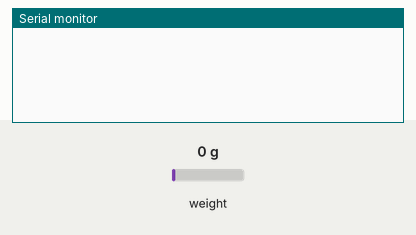
A program run on a simulated ESP32. Shown: the last lines printed to the serial monitor. The inputs (shaded band) are chosen by the test bench; at power-on: weight on the scale 0 g.

Above: at 1.2 s.
1.3 s: weight on the scale set to 100 g
At 2.5 s:
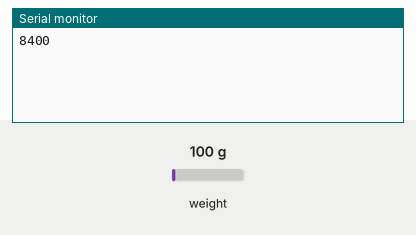
4.3 s: weight on the scale set to 1250 g
At 4.9 s:
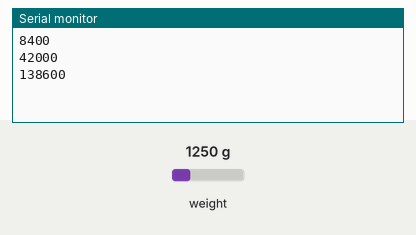
Timing chart, 0 to 7.3 s (numbered marks = the images above; inputs shaded):
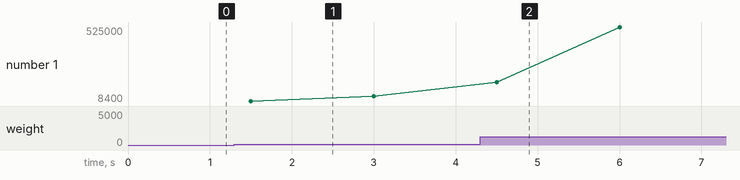

Measured:
- after the input at 1.3 s, the serial monitor: prints a new line after 0.20 s (image 1)
- after the input at 4.3 s, the serial monitor: prints a new line after 0.20 s (image 2)
- plotted number 1: 42000 → 525000 after the input at 4.3 s

The program:

main.cpp
```cpp
// #include <Arduino.h>

// // ==== MPS20N + AD620 ====
// #define SENSOR_PIN 34
// #define VREF 3.3
// #define GAIN 5.5 // hệ số khuếch đại thực tế
// #define VCC 4.6
// #define SENS 0.2e-3 // V/V/Pa

// // ==== MX1508 ====
// #define IN1 16
// #define IN2 17
// #define IN3 25
// #define IN4 33
// #define CH_MOTOR 0
// #define CH_VALVE 1

// // ==== Ngưỡng áp suất (kPa) ====
// #define P_LOW 5.0   // bật bơm khi < 5 kPa
// #define P_HIGH 10.0 // tắt bơm khi > 10 kPa

// // ==== Hàm motor & valve ====
// void motorRun(uint8_t pwm)
// {
//   ledcWrite(CH_MOTOR, pwm);
//   digitalWrite(IN2, LOW);
// }

// void motorStop()
// {
//   ledcWrite(CH_MOTOR, 0);
//   digitalWrite(IN2, LOW);
// }

// void valveOn()
// {
//   ledcWrite(CH_VALVE, 85); // duty ~3V từ 9V
//   digitalWrite(IN4, LOW);
// }

// void valveOff()
// {
//   ledcWrite(CH_VALVE, 0);
//   digitalWrite(IN4, LOW);
// }

// void setup()
// {
//   Serial.begin(9600);

//   // PWM setup
//   ledcSetup(CH_MOTOR, 1000, 8);
//   ledcSetup(CH_VALVE, 1000, 8);
//   ledcAttachPin(IN1, CH_MOTOR);
//   ledcAttachPin(IN3, CH_VALVE);

//   pinMode(IN2, OUTPUT);
//   pinMode(IN4, OUTPUT);

//   motorStop();
//   valveOff();
// }

// void loop()
// {
//   // === Đọc áp suất ===
//   int raw = analogRead(SENSOR_PIN);
//   float v_in = (raw / 4095.0) * VREF; // điện áp đo được tại ESP32
//   float v_sensor = v_in / GAIN;       // điện áp gốc trước khuếch đại
//   float pressure_pa = v_sensor / (SENS * VCC);
//   float pressure_kpa = pressure_pa / 1000.0;

//   Serial.print("Pressure: ");
//   Serial.print(pressure_kpa, 2);
//   Serial.println(" kPa");

//   // motorRun(225); // bật bơm ~70% duty
//   delay(1000);
// }

/*
Pressure Measurements with the
MPS20N0040D Breakout Board
with the HX710B/HX711 ADC
5V Supply Voltage
 */
#include <Q2HX711.h>

const byte MPS_OUT_pin = 34; // OUT data pin
const byte MPS_SCK_pin = 14; // clock data pin
int avg_size = 10;           // #pts to average over

Q2HX711 MPS20N0040D(MPS_OUT_pin, MPS_SCK_pin); // start comm with the HX710B

void setup()
{
  Serial.begin(9600); // start the serial port
}

void loop()
{
  float avg_val = 0.0; // variable for averaging
  for (int ii = 0; ii < avg_size; ii++)
  {
    avg_val += MPS20N0040D.read(); // add multiple ADC readings
    delay(50);                     // delay between readings
  }
  avg_val /= avg_size;
  Serial.println(avg_val, 0); // print out the average
}
```
